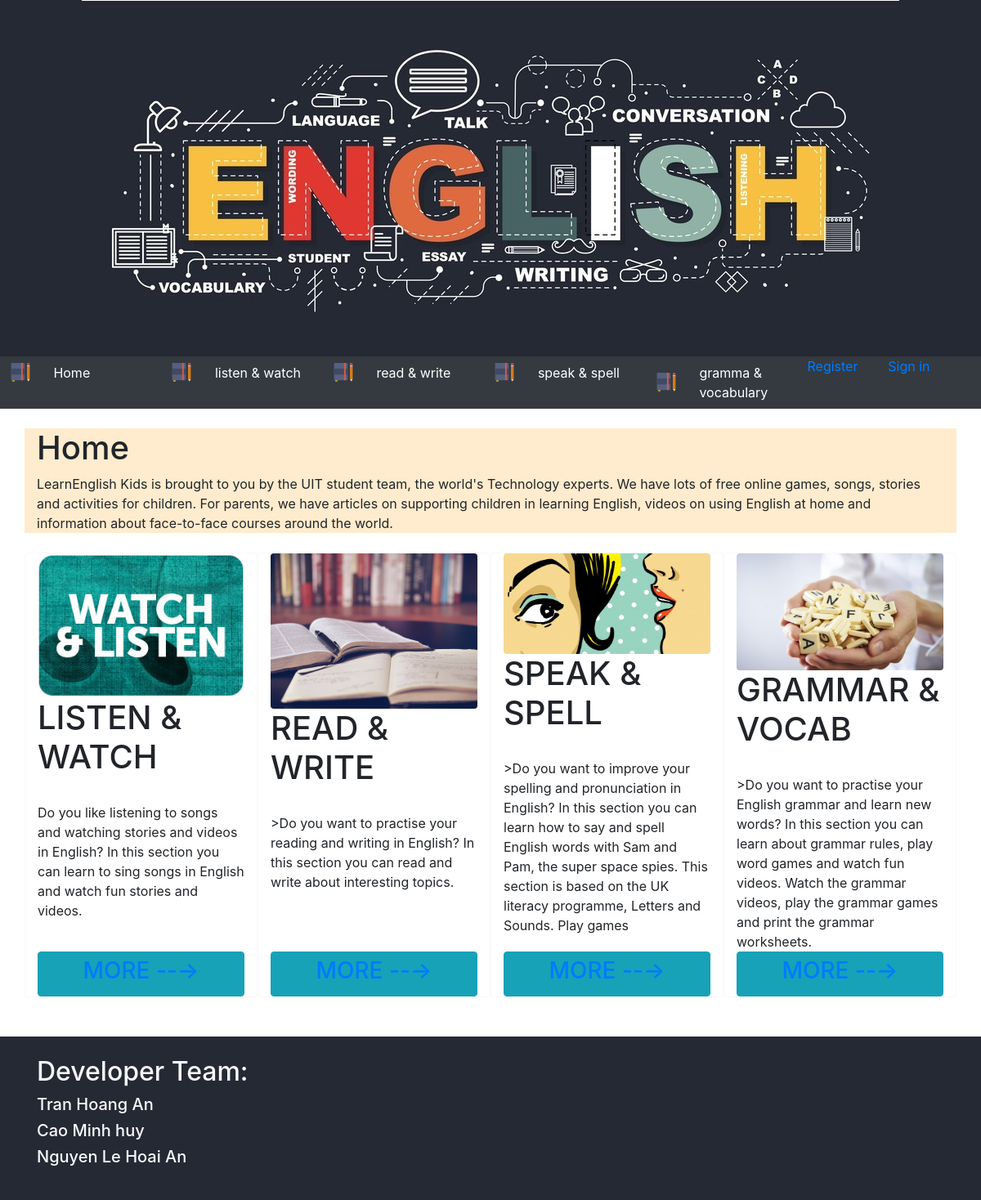
The page / on the database its author committed.
### tables this page shows
CREATE TABLE CATEGORIES(
    CAT_ID INTEGER NOT NULL PRIMARY KEY AUTO_INCREMENT,
    CAT_NAME TINYTEXT,
    CAT_IMG TINYTEXT,
    CAT_CONTENT TINYTEXT
);

### Code/php/categories_management.php (called while the page is built)
<?php
function get_id_name_categories() {
        $sql    = 'SELECT CAT_NAME,CAT_ID FROM CATEGORIES';
        $result = $GLOBALS['conn']->query($sql);
        $catTittle = array();
        if ($result->num_rows > 0) {
            while ($row = $result->fetch_assoc()) {
                array_push($catTittle,$row['CAT_ID'],$row['CAT_NAME']);
            }
        }
        return $catTittle;
}
function get_content_categories($cat_id) {
        $formatted_id = intval($cat_id);
        $content = "";
        $sql    = "SELECT CAT_CONTENT FROM CATEGORIES WHERE CAT_ID = '$formatted_id' ";
        $result = $GLOBALS['conn']->query($sql);
        if ($result->num_rows > 0) {
            $row = $result->fetch_assoc();
            $content = $row['CAT_CONTENT'];
        }
        return $content;
}
?>

### Index.php (the view, shortened to what this page needs)
<?php
include('Code/php/categories_management.php');
?>
<!DOCTYPE html>
<html lang="en">
<head>
    <link rel="stylesheet" href="bootstrap/css/bootstrap.min.css">
    <link rel="stylesheet" href="myCss.css">
</head>
<body>
    <div class="container-fluid bgimage-color">
        <img class="mx-auto d-block" src="Eng_banner.jpg" class="img-fluid" alt="Responsive image">
    </div>
    <nav class="container-fluid bg-dark">
        <div class="row">
            <ul class="nav mr-auto col-12" id="nav-tab">
            <?php $id_name = get_id_name_categories(); ?>
                <li class="nav-item active col-2">
                    <div class="row">
                        <img class="mx-auto my-auto d-block navicon-size" src="notebook.png">
                        <span class="col-9 nav-link my-auto text-white" href="index.php">Home</span>
                    </div>
                </li>
                <li class="nav-item col-2">
                    <div class="row">
                        <img class="mx-auto my-auto d-block navicon-size" src="notebook.png">
                        <a class="col-9 nav-link my-auto text-white" href="Listen_Watch.html"><?php echo $id_name[1] ?></a>
                    </div>
                </li>
                <li class="nav-item col-2">
                    <div class="row">
                        <img class="mx-auto my-auto d-block navicon-size" src="notebook.png">
                        <a class="col-9 nav-link my-auto text-white" href="Read_Write.html"><?php echo $id_name[3] ?></a>
                    </div>
                </li>
                <li class="nav-item col-2">
                    <div class="row">
                        <img class="mx-auto my-auto d-block navicon-size" src="notebook.png">
                        <a class="col-9 nav-link my-auto text-white" href="Speak_Spell.html"><?php echo $id_name[5] ?></a>
                    </div>
                </li>
                <li class="nav-item col-2">
                    <div class="row">
                        <img class="mx-auto my-auto d-block navicon-size" src="notebook.png">
                        <a class="col-9 nav-link my-auto text-white" href="Grammar_Vocab.html"><?php echo $id_name[7] ?></a>
                    </div>
                </li>
                <li class="nav-item col-1">
                    <div class="row">
                        <a href="" class="text-default" data-toggle="modal" data-target="#modalRegisterForm">
                            <?php if($GLOBALS['isSignedIn'] != null){
                                      if($GLOBALS['isSignedIn'] == false){
                                          echo "Register";
                                      }
                                      else echo "<a href='Code/php/logout.php'"."> Sign Out</a>";
                                    }
                                  else echo "Register";
                            ?>
                        </a>
                    </div>
                </li>
                <li class="nav-item col-1">
                    <div class="row">
                            <?php if($GLOBALS['isSignedIn'] === false){
                                echo '<a id="login" href="" class="text-default" data-toggle="modal"
                                data-target="#modalLoginForm"> Sign in </a>';
                            }
                            else echo '<span class="text-primary">'.$_SESSION['user'].'</span>' ?>
                    </div>
                </li>
            </ul>
        </div>
    </nav>
    <br>
    <div class="container intro">
        <h1>Home</h1>
        <div style="word-wrap:break-word;">
        LearnEnglish Kids is brought to you by the UIT student team, the world's Technology experts. We have lots of free online games, songs, stories and activities for children. For parents, we have articles on supporting children in learning English, videos on using English at home and information about face-to-face courses around the world.
        </div>
    </div>
    <br>
    <div class="container">
        <div class="row row-eq-height">
            <div class="col-3 border border-light rounded overflow-auto d-flex flex-column">
                <img class="d-block mx-auto img-fluid rounded" src="watch_listen.jpg">
                <h1>LISTEN & WATCH</h1>
                <br>
                <div style="word-wrap:break-word;"><?php echo get_content_categories($id_name[0])?></div>
                <button class="mt-auto btn btn-info">
                    <h3>
                        <?php echo '<a href="./view_tab.php?cat_id='.$id_name[0].'"> MORE --→ </a>' ?>
                    </h3>
                </button>
            </div>
            <div class="col-3 border border-light rounded d-flex flex-column">
                <img class="d-block mx-auto img-fluid rounded" src="read_write.png">
                <h1>READ & WRITE</h1>
                <br>
                <div style="word-wrap:break-word;">><?php echo get_content_categories($id_name[2])?> </div>
                <button class="mt-auto btn btn-info">
                    <h3>
                        <?php echo '<a href="./view_tab.php?cat_id='.$id_name[2].'"> MORE --→ </a>' ?>
                    </h3>
                </button>
            </div>
            <div class="col-3 border border-light rounded d-flex flex-column">
                <img class="d-block mx-auto img-fluid rounded" src="speak_spell.jpg">
                <h1>SPEAK & SPELL</h1>
                <br>
                <div style="word-wrap:break-word;">><?php echo get_content_categories($id_name[4])?> </div>
                <button class="mt-auto btn btn-info">
                    <h3>
                        <?php echo '<a href="./view_tab.php?cat_id='.$id_name[4].'"> MORE --→ </a>' ?>
                    </h3>
                </button>
            </div>
            <div class="col-3 border border-light rounded d-flex flex-column">
                <img class="d-block mx-auto img-fluid rounded" src="grammar_vocabulary.jpg">
                <h1>GRAMMAR & VOCAB</h1>
                <br>
                <div style="word-wrap:break-word;">><?php echo get_content_categories($id_name[6])?></div>
                <button class="mt-auto btn btn-info">
                    <h3>
                        <?php echo '<a href="./view_tab.php?cat_id='.$id_name[6].'"> MORE --→ </a>' ?>
                    </h3>
                </button>
            </div>
        </div>
    </div>
    <br>
    <br>
    <div class="container-fluid" id="footer">
        <div class="container">
            <br>
            <h2 class="text-light">Developer Team:</h2>
            <h5 class="text-light"> Tran Hoang An</h5>
            <h5 class="text-light"> Cao Minh huy</h5>
            <h5 class="text-light"> Nguyen Le Hoai An</h5>
        </div>
    </div>
</body>
</html>

### myCss.css (style rules this page uses)
.bgimage-color { background-color: rgb(37, 41, 52) }
.navicon-size { height:24px; width: 24px; }
.intro { background-color: blanchedalmond; }
#footer { min-height: 200px; background-color: rgb(37, 41, 52); }

### rows shown on the page
categories: CAT_CONTENT "Do you like listening to songs and watching stories and videos in English? In this section you can learn to sing songs in English and watch fun stories and videos."
categories: CAT_CONTENT "Do you want to practise your reading and writing in English? In this section you can read and write about interesting topics."
categories: CAT_CONTENT "Do you want to improve your spelling and pronunciation in English? In this section you can learn how to say and spell English words with Sam and Pam, the super space spies. This section is based on the UK literacy programme, Letters and Sounds. Play games"
categories: CAT_CONTENT "Do you want to practise your English grammar and learn new words? In this section you can learn about grammar rules, play word games and watch fun videos. Watch the grammar videos, play the grammar games and print the grammar worksheets."

### other values the page prints
$id_name[1] "listen & watch"
$id_name[3] "read & write"
$id_name[5] "speak & spell"
$id_name[7] "gramma & vocabulary"
